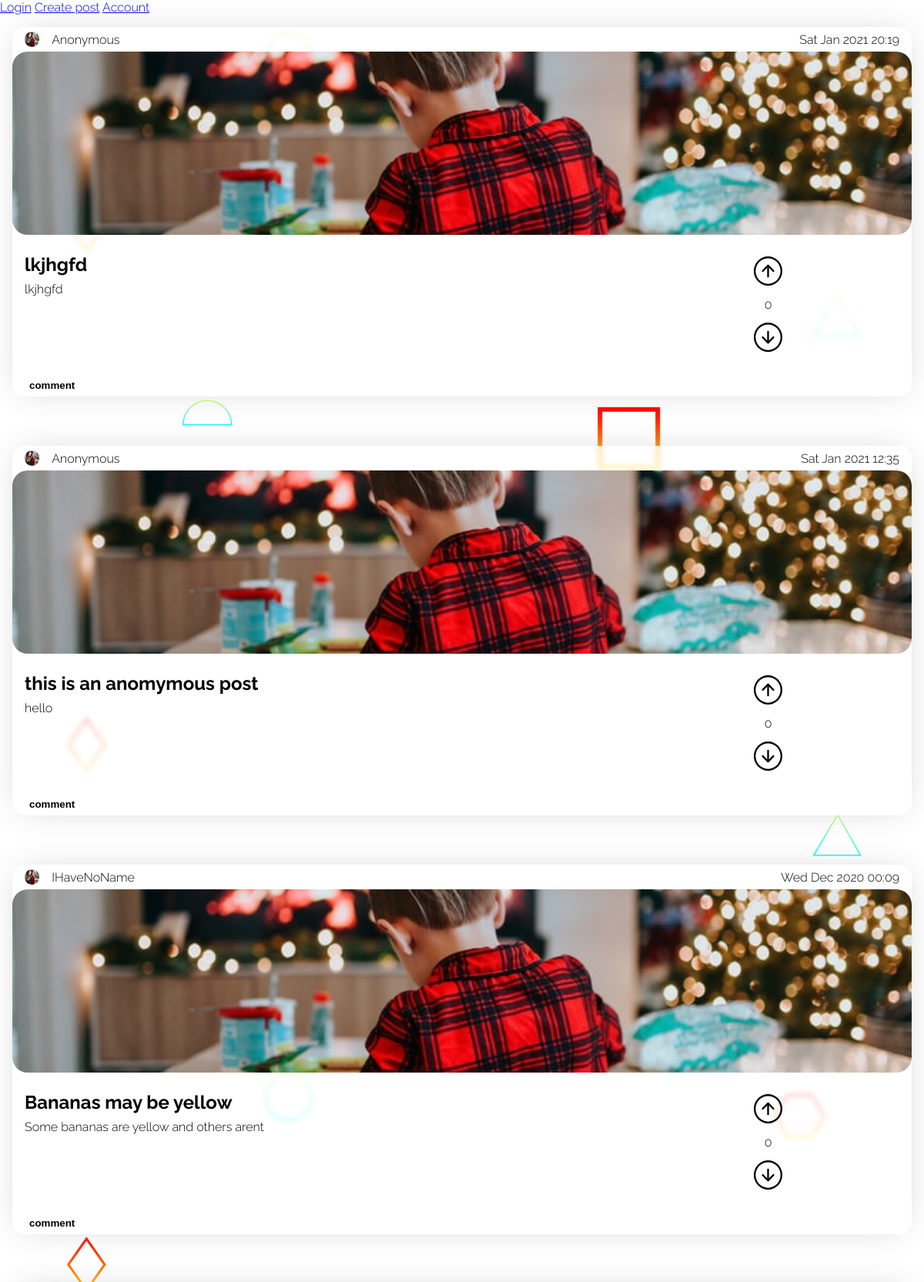
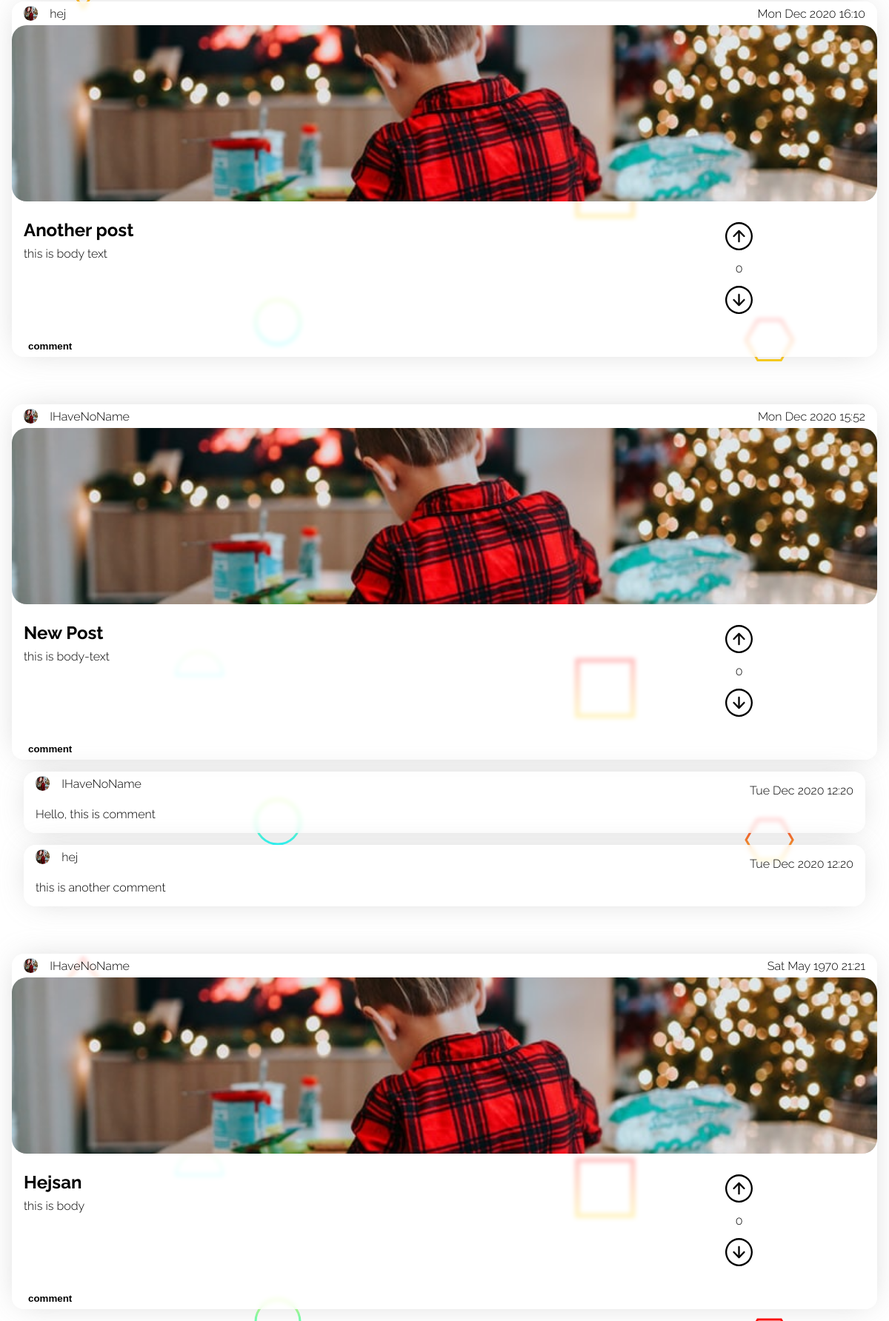
The page /views/index.php on the database its author committed (2 pictures, top to bottom).
### tables this page shows
CREATE TABLE "Posts" ("id" integer,"user_id" int,"header" varchar,"body" text,"date" int, "color" varchar, "upDown" int, PRIMARY KEY (id));

CREATE TABLE "Users" ("id" integer,"name" varchar,"email" varchar,"avatar_path" varchar,"password_hash" varchar,"bio" text, PRIMARY KEY (id));

CREATE TABLE "Comments" ("id" integer,"user_id" int,"post_id" int,"body" text, "date" int, PRIMARY KEY (id));

### views/index.php (the view, shortened to what this page needs)
<?php
require('header.php');
$db = new PDO('sqlite:../hacker_news_database.sqlite3');
$result = $db->query("SELECT * FROM Posts ORDER BY \"date\" DESC");
$posts = $result->fetchAll(PDO::FETCH_ASSOC);
?>
<body>
    <a href="/views/login.php">Login</a>
    <a href="/views/create_post.php">Create post</a>
    <a href="/views/account.php">Account</a>
    <?php foreach ($posts as $post) : ?>
        <?php
        $postId = $post['id'];
        $commentResult = $db->query("SELECT * FROM Comments WHERE post_id = $postId");
        $comments = $commentResult->fetchAll(PDO::FETCH_ASSOC);
        $likesResult = $db->query("SELECT COUNT(user_id) AS 'likes' FROM Likes WHERE post_id = $postId AND up_down = 1");
        $likes = $likesResult->fetch(PDO::FETCH_ASSOC)['likes'];
        $dislikeResult = $db->query("SELECT COUNT(user_id) AS 'dislikes' FROM Likes WHERE post_id = $postId AND up_down = 0");
        $dislikes = $dislikeResult->fetch(PDO::FETCH_ASSOC)['dislikes'];
        $LikesSum = $likes - $dislikes;
        $userId = $post['user_id'];
        $result = $db->query("SELECT * FROM Users WHERE id = $userId");
        $user = $result->fetch(PDO::FETCH_ASSOC);
        if (isset($user['name'])) {
            $userName = $user['name'];
        } else {
            $userName = 'IHaveNoName';
        }
        ?>
        <div class="post id<?= $postId ?>">
            <div class="date-section">
                <div class="left">
                    <img src="/images/photo-1609050470947-f35aa6071497.jpeg" alt="">
                    <p class="name"><?= $userName ?></p>
                </div>
                <div class="right">
                    <p class="date"><?= date('D M Y H:i', $post['date']) ?></p>
                </div>
            </div>
            <div class="image-section">
                <img src="/images/photo-1609050470947-f35aa6071497.jpeg" alt="">
            </div>
            <div class="text-section">
                <div class="text-section-text">
                    <h2><?= $post['header'] ?></h2>
                    <p><?= $post['body'] ?></p>
                </div>
                <div class="text-section-vote" data-post="<?= $post['id'] ?>">
                    <div class="img-container">
                        <img class="upvote" src="/assets/up-arrow.svg" alt="">
                    </div>
                    <p><?= $LikesSum ?></p>
                    <div class="img-container">
                        <img class="downvote" src="/assets/down-arrow.svg" alt="">
                    </div>
                </div>
            </div>
            <div class="bottom-section">
                <div class="left">
                    <button>comment</button>
                </div>
            </div>
        </div>
        <?php foreach ($comments as $comment) : ?>
            <?php
            $commenter_id = $comment['user_id'];
            $result = $db->query("SELECT name FROM Users WHERE id = $commenter_id");
            $data = $result->fetch(PDO::FETCH_ASSOC);
            $commenter_name = $data['name'];
            $commenterId = $comment['user_id'];
            $result = $db->query("SELECT * FROM Users WHERE id = $commenterId");
            $commenter = $result->fetch(PDO::FETCH_ASSOC);
            if (isset($commenter['name'])) {
                $commenter_name = $commenter['name'];
            } else {
                $commenter_name = 'IHaveNoName';
            }
            ?>
            <div class="comment">
                <div class="upper">
                    <div class="left">
                        <img src="/images/photo-1609050470947-f35aa6071497.jpeg" alt="">
                        <p class="name"><?= $commenter_name ?></p>
                    </div>
                    <div class="right">
                        <p class="date"><?= date('D M Y H:i', $comment['date']) ?></p>
                    </div>
                </div>
                <div class="lower">
                    <div class="left">
                        <p class="comment-paragraph"><?= $comment['body'] ?></p>
                    </div>
                </div>
            </div>
        <?php endforeach ?>
    <?php endforeach ?>
</body>
<?php require('footer.php') ?>

### views/header.php (shortened to what this page needs)
<!DOCTYPE html>
<html lang="en">
<head>
    <link rel="stylesheet" href="/styles/posts.css">
</head>

### views/footer.php
</html>

### styles/posts.css (style rules this page uses)
body, html { margin: 0; padding: 0; width: 100vw; background: url(/images/Scattered-Forcefields.svg); background-attachment: fixed; }
:root { font-size: 16px; font-family: Raleway; --backdrop-blur: 3px; --post-background-color: rgba(255, 255, 255, 0.747); --box-shadow: 0px 0px 43px -12px rgba(184, 184, 184, 0.75); }
.post { background: var(--post-background-color); backdrop-filter: blur(var(--backdrop-blur)); height: 30rem; max-width: 100%; display: flex; flex-direction: column; border-radius: 1rem; margin: 0rem 1rem 0rem 1rem; overflow: hidden; margin-bottom: 1rem; margin-top: 1rem; box-shadow: var(--box-shadow); }
.post:not(:first-of-type) { margin-top: 4rem; }
.date-section { height: 2rem; display: flex; justify-content: space-between; }
.date-section .left { display: flex; align-items: center; justify-content: center; margin-left: 1rem; height: 2rem; position: relative; }
.date-section .right { display: flex; flex-direction: row; height: 100%; margin-right: 1rem; position: relative; }
.date-section .left img { background: mediumaquamarine; height: 1.2rem; width: 1.2rem; border-radius: 50%; margin-right: 1rem; }
.date-section .right * { display: flex; align-items: center; justify-content: center; }
.date-section .left .name { display: flex; align-items: center; justify-content: center; }
.date-section .left .name { height: 100%; margin: 0; margin-right: 1rem; }
.date-section .right .date { height: 100%; margin: 0; }
.image-section { height: 16rem; width: 100%; overflow: hidden; }
.image-section img { position: relative; border-radius: 20px; height: 100%; width: 100%; object-fit: cover; }
.text-section { height: 10rem; display: flex; padding: 1rem; }
.text-section .text-section-text { width: 70%; }
.text-section .text-section-text h2 { margin: .5rem 0rem; }
.text-section .text-section-text p { margin: .5rem 0rem; }
.text-section .text-section-vote { width: 30%; display: flex; flex-direction: column; position: relative; }
.img-container { position: relative;; width: 100%; margin: 0; flex-grow: 1; height: 40%; display: flex; justify-content: center; align-items: center; }
.text-section .text-section-vote img.upvote { height: 60%; width: auto; }
.text-section .text-section-vote p { position: relative;; width: 100%; margin: 0; flex-grow: 1; display: flex; justify-content: center; align-items: center; }
.text-section .text-section-vote img.downvote { height: 60%; width: auto; }
.bottom-section { height: 2rem; display: flex; justify-content: space-between; }
.bottom-section .left { display: flex; justify-content: center; align-items: center; margin-left: 1rem; }
.bottom-section .left button { border: none; background: none; font-weight: bold; outline: none; }
.comment { position: relative; display: flex; flex-direction: column; border-radius: 1rem; margin: 0rem 2rem 1rem 2rem; flex-grow: 1; margin-bottom: 1rem; overflow: hidden; background: var(--post-background-color); backdrop-filter: blur(var(--backdrop-blur)); box-shadow: var(--box-shadow); }
.comment .upper { height: 2rem; display: flex; justify-content: space-between; }
.comment .upper .right { margin-right: 1rem; }
.comment .upper .left { display: flex; justify-content: space-between; align-items: center; margin-left: 1rem; }
.comment .upper .left img { height: 1.2rem; width: 1.2rem; border-radius: 50%; }
.comment .upper .left .name { margin-left: 1rem; }
.comment .lower { display: flex; justify-content: space-between; }
.comment .lower .left { margin-left: 1rem; }

### rows shown on the page
posts: user.name "Anonymous", date "Sat Jan 2021 20:19", header "lkjhgfd", body "lkjhgfd", LikesSum "0"
posts: user.name "Anonymous", date "Sat Jan 2021 12:35", header "this is an anomymous post", body "hello", LikesSum "0"
posts: user.name "IHaveNoName", date "Wed Dec 2020 00:09", header "Bananas may be yellow", body "Some bananas are yellow and others arent", LikesSum "0"
posts: user.name "hej", date "Mon Dec 2020 16:10", header "Another post", body "this is body text", LikesSum "0"
posts: user.name "IHaveNoName", date "Mon Dec 2020 15:52", header "New Post", body "this is body-text", LikesSum "0"
comments: user.name "IHaveNoName", date "Tue Dec 2020 12:20", body "Hello, this is comment"
comments: user.name "hej", date "Tue Dec 2020 12:20", body "this is another comment"
posts: user.name "IHaveNoName", date "Sat May 1970 21:21", header "Hejsan", body "this is body", LikesSum "0"
